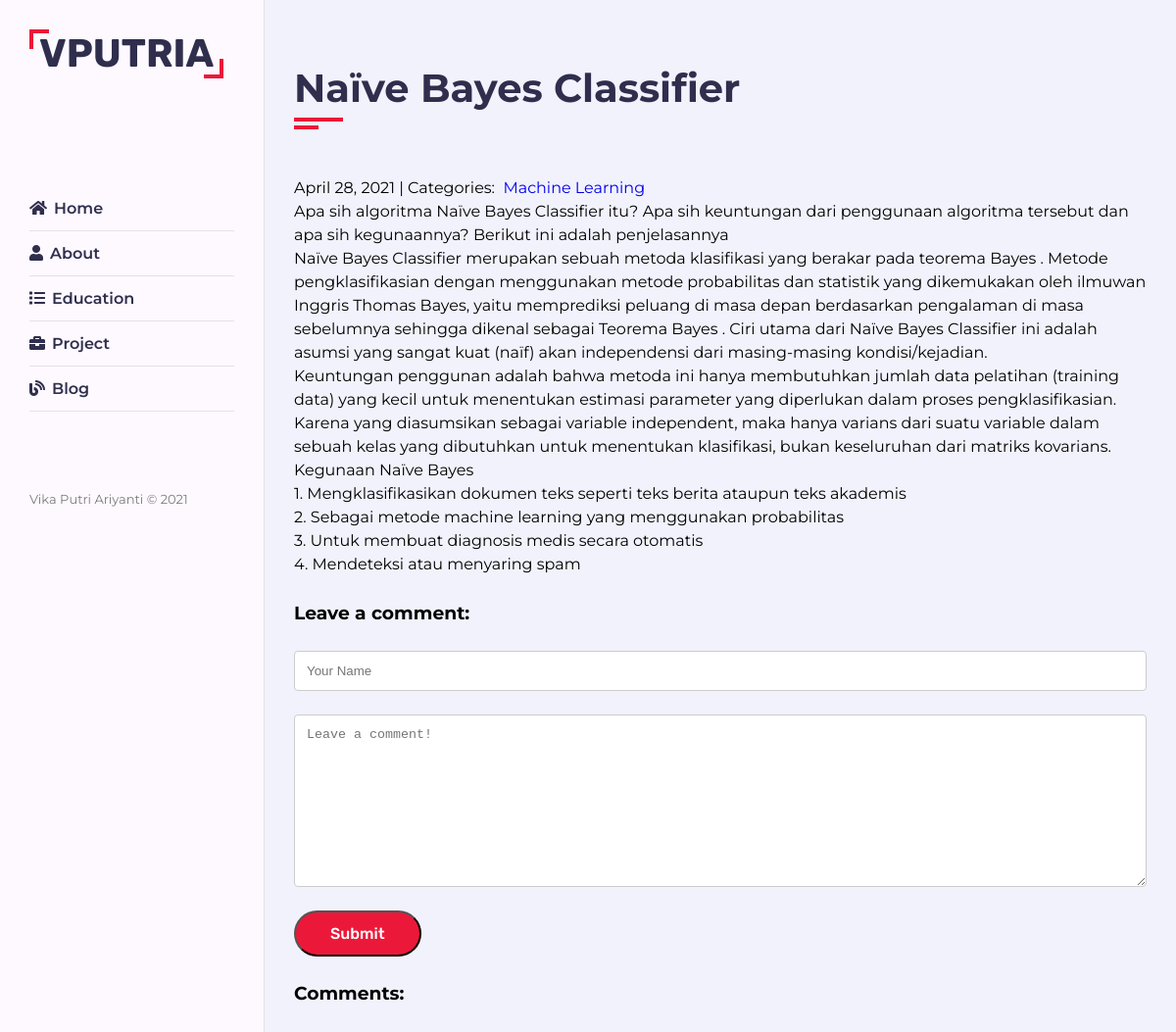
Page /blog/1/ on the committed database.
### blog/models.py (models this page shows)
class Post(models.Model):
    title = models.CharField(max_length=255)
    body = models.TextField()
    created_on = models.DateTimeField(auto_now_add=True)
    last_modified = models.DateTimeField(auto_now=True)
    categories = models.ManyToManyField("Category", related_name="posts")

class Category(models.Model):
    name = models.CharField(max_length=20)

### blog/views.py (the view, shortened to what this page needs)
# urls.py: path("<int:pk>/", views.blog_detail, name="blog_detail"),
def blog_detail(request, pk):
    post = Post.objects.get(pk=pk)
    comments = Comment.objects.filter(post=post)
    form = CommentForm()
    context = {"post": post, "comments": comments, "form": form}
    return render(request, "blog_detail.html", context)

### blog/forms.py
class CommentForm(forms.Form):
    author = forms.CharField(
        max_length=60,
        widget=forms.TextInput(
            attrs={"class": "form-control", "placeholder": "Your Name"}
        ),
    )
    body = forms.CharField(
        widget=forms.Textarea(
            attrs={"class": "form-control", "placeholder": "Leave a comment!"}
        )
    )

### blog/templates/blog_detail.html (shortened to what this page needs)
{% extends "base.html" %}
{% block page_content %}
<div class="section">
    <div class="container">
        <div class="row">
            <div class="section-title padd-15">
                <h2>{{ post.title }}</h2>
            </div>
        </div>
        <div>
            {{ post.created_on.date }} |&nbsp;Categories:&nbsp;
            {% for category in post.categories.all %}
            <a href="{% url 'blog_category' category.name %}">
                {{ category.name }}
            </a>&nbsp;
            {% endfor %}
            <p>{{ post.body | linebreaks }}</p><br>
            <h3>Leave a comment:</h3><br>
            <form action="/blog/{{ post.pk }}/" method="post">
                <div class="form-group">
                    {{ form.author }}
                </div><br>
                <div class="form-group">
                    {{ form.body }}
                </div><br>
                <button type="submit" class="btn btn-primary">Submit</button>
            </form><br>
            <h3>Comments:</h3><br>
    </div>
    </div>
</div>
{% endblock %}

### projects/static/pink.css (style rules this page uses)
.aside .nav-toggler span, .aside .nav-toggler span::before, .aside .nav-toggler span::after, .home .intro .social-link a, .section-title h2::before, .section-title h2::after, .btn, .about-content .timeline .timeline-item::before, .about-content .timeline .circle-dot { background-color:#ec1839; }

### projects/static/style.css (style rules this page uses)
* { margin:0; padding:0; outline:none; text-decoration:none; box-sizing:border-box; }
::before,::after { box-sizing:border-box; }
.section { background-color:#f2f2fc; min-height:100vh; display:block; padding:0 30px; }
.section .container { padding-top: 60px; padding-bottom: 70px; }
.section-title { -ms-flex:0 0 100%; flex:0 0 100%; max-width:100%; margin-bottom:60px; }
.section-title h2 { font-size: 40px; color:#302e4d; font-weight:700; margin:0; position: relative; }
.section-title h2::before { content: ''; height: 4px; width: 50px; position: absolute; top:100%; left:0; margin-bottom:-8px; }
.section-title h2::after { content: ''; height: 4px; width: 25px; position: absolute; top:100%; left:0; margin-top:8px; }
.container { max-width: 1100px; margin: auto; }
.btn { font-size: 16px; font-family: 'Rubik', sans-serif; font-weight:500; padding: 12px 35px; color:#fff; border-radius: 40px; -webkit-transition: all 0.3s ease; transition: all 0.3s ease; display: inline-block; white-space: nowrap; }
.row { display: -ms-flexbox; display:flex; -ms-flex-wrap: wrap; flex-wrap: wrap; margin-right: -15px; margin-left: -15px; position: relative; }
.padd-15 { padding-right: 15px; padding-left: 15px; }
.form-control { width: 100%; padding: 12px; border: 1px solid #ccc; border-radius: 4px; resize: vertical; }

### rows in the picture
Post: title "Naïve Bayes Classifier", created_on "April 28, 2021", body "Apa sih algoritma Naïve Bayes Classifier itu? Apa sih keuntungan dari penggunaan algoritma tersebut dan apa sih kegunaannya? Berikut ini adalah penjelasannya Naïve Bayes Classifier merupakan sebuah metoda klasifikasi yang berakar pada teorema Bayes . Metode pengklasifikasian dengan menggunakan metode probabilitas dan statistik yang dikemukakan oleh ilmuwan Inggris Thomas Bayes, yaitu memprediksi peluang di masa depan berdasarkan pengalaman di masa sebelumnya sehingga dikenal sebagai Teorema Bayes . Ciri utama dari Naïve Bayes Classifier ini adalah asumsi yang sangat kuat (naïf) akan independensi dari masing-masing kondisi/kejadian. Keuntungan penggunan adalah bahwa metoda ini hanya…"
Category: name "Machine Learning"
